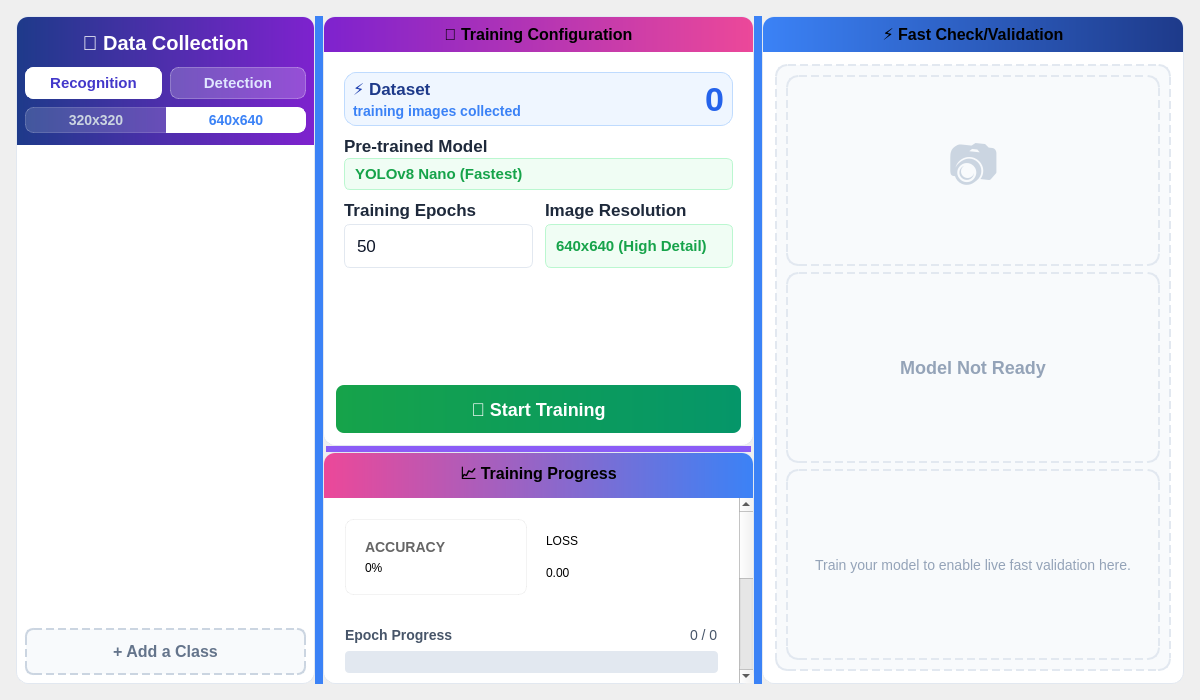
<?xml version="1.0" encoding="UTF-8"?>
<ui version="4.0">
 <class>TrainingMode</class>
 <widget class="QWidget" name="TrainingMode">
  <property name="geometry">
   <rect>
    <x>0</x>
    <y>0</y>
    <width>1200</width>
    <height>700</height>
   </rect>
  </property>
  <property name="styleSheet">
   <string notr="true">
    /* FIX: Removed global white background and made labels transparent */
    QWidget { font-family: 'Segoe UI', Arial, sans-serif; }
    TrainingMode { background-color: #f1f5f9; }
    QLabel { background: transparent; }
    
    #leftPanel, #configPanel, #progressPanel, #rightPanel { background-color: #ffffff; border: 1px solid #e2e8f0; border-radius: 12px; }
    
    /* ================= Vibrant Ombre Headers ================= */
    QFrame#leftHeader, QFrame#configHeader, QFrame#progressHeader, QFrame#rightHeader {
        border-top-left-radius: 11px; border-top-right-radius: 11px;
    }
    
    /* The continuous Navy -&gt; Purple -&gt; Pink -&gt; Blue ombre flow */
    QFrame#leftHeader { background: qlineargradient(x1:0, y1:0, x2:1, y2:0, stop:0 #1e3a8a, stop:1 #7e22ce); }
    QFrame#configHeader { background: qlineargradient(x1:0, y1:0, x2:1, y2:0, stop:0 #7e22ce, stop:1 #ec4899); }
    QFrame#progressHeader { background: qlineargradient(x1:0, y1:0, x2:1, y2:0, stop:0 #ec4899, stop:1 #3b82f6); }
    QFrame#rightHeader { background: qlineargradient(x1:0, y1:0, x2:1, y2:0, stop:0 #3b82f6, stop:1 #1e3a8a); }

    QLabel#panelTitle { 
        font-size: 20px; font-weight: bold; color: white; padding: 6px 16px; 
        background: transparent;
    }
    
    QFrame#leftHeader QLabel#panelTitle { padding-bottom: 4px; }

    /* ================= Buttons ================= */
    QPushButton#btnAddClass { 
        border: 2px dashed #cbd5e1; background: #f8fafc; color: #64748b; 
        border-radius: 8px; padding: 12px; font-weight: bold; margin: 8px; font-size: 16px;
    }
    QPushButton#btnAddClass:hover { background: #f1f5f9; border-color: #3b82f6; color: #3b82f6; }

    QPushButton#btnRecognition, QPushButton#btnDetection { 
        background: rgba(255, 255, 255, 0.2); border: 1px solid rgba(255, 255, 255, 0.3); 
        border-radius: 8px; padding: 6px 16px; font-weight: 800; color: #e0e7ff; font-size: 15px;
    }
    QPushButton#btnRecognition:hover:!checked, QPushButton#btnDetection:hover:!checked { background: rgba(255, 255, 255, 0.3); }
    QPushButton#btnRecognition:checked, QPushButton#btnDetection:checked { background: white; color: #4338ca; border-color: white; }

    /* Compact 'Segmented' Size Buttons */
    QPushButton#btnCapSize320, QPushButton#btnCapSize640 { 
        background: rgba(255, 255, 255, 0.15); border: 1px solid rgba(255, 255, 255, 0.2); 
        padding: 4px 10px; font-weight: bold; font-size: 14px; color: #cbd5e1; 
    }
    QPushButton#btnCapSize320 { border-top-left-radius: 8px; border-bottom-left-radius: 8px; border-right: none; }
    QPushButton#btnCapSize640 { border-top-right-radius: 8px; border-bottom-right-radius: 8px; }

    QPushButton#btnCapSize320:hover:!checked, QPushButton#btnCapSize640:hover:!checked { background: rgba(255, 255, 255, 0.25); }
    QPushButton#btnCapSize320:checked, QPushButton#btnCapSize640:checked { background: white; color: #3b82f6; border-color: white; }

    QPushButton#btnStartTraining { 
        background: qlineargradient(x1:0, y1:0, x2:1, y2:0, stop:0 #16a34a, stop:1 #059669); 
        color: white; border-radius: 8px; font-weight: bold; border: none; 
        min-height: 48px; font-size: 18px; margin: 12px;
    }
    QPushButton#btnStartTraining:hover { background-color: #15803d; }
    QPushButton#btnStartTraining:disabled { background: #94a3b8; }

    /* ================= Forms and Misc ================= */
    QLineEdit, QComboBox, QSpinBox, QDoubleSpinBox { 
        border: 1px solid #e2e8f0; border-radius: 6px; padding: 10px; 
        background-color: #f8fafc; font-size: 17px; color: #0f172a; 
    }
    QLineEdit:focus, QComboBox:focus, QSpinBox:focus, QDoubleSpinBox:focus { border: 1px solid #3b82f6; background-color: white; }
    
    QLabel#lblBackbone, QLabel#lblEpochs, QLabel#lblBatch, QLabel#lblLR, QLabel#lblOpt, QLabel#lblImgSize { font-weight: bold; font-size: 17px; color: #1e293b; background: transparent; }

    QFrame#metricCard { border-radius: 8px; padding: 10px; border: 1px solid rgba(0,0,0,0.05); }
    QLabel#metricTitle { color: rgba(0,0,0,0.6); font-size: 14px; font-weight: bold; background: transparent; }
    QLabel#metricValue { color: #0f172a; font-size: 20px; font-weight: bold; background: transparent; }
    
    QScrollArea { border: none; background: transparent; }
    QScrollArea QWidget { background: transparent; }
    
    QSplitter::handle:horizontal {
        background-color: #3b82f6;
        width: 2px;
    }
    QSplitter::handle:vertical {
        background-color: #8b5cf6;
        height: 2px;
        margin: 0px 3px;
        border-radius: 10px;
    }
   </string>
  </property>
  <layout class="QVBoxLayout" name="mainLayout">
   <property name="spacing"><number>0</number></property>
   <property name="leftMargin"><number>16</number></property>
   <property name="topMargin"><number>16</number></property>
   <property name="rightMargin"><number>16</number></property>
   <property name="bottomMargin"><number>16</number></property>
   
   <item>
    <widget class="QSplitter" name="horizontalSplitter">
     <property name="orientation"><enum>Qt::Horizontal</enum></property>
     <property name="childrenCollapsible"><bool>false</bool></property>
     <property name="handleWidth"><number>2</number></property>

     <widget class="QFrame" name="leftPanel">
      <property name="minimumSize"><size><width>200</width><height>0</height></size></property>
      <property name="maximumSize"><size><width>1200</width><height>16777215</height></size></property>
      <layout class="QVBoxLayout" name="leftLayout">
       <property name="spacing"><number>0</number></property>
       <property name="leftMargin"><number>0</number></property>
       <property name="topMargin"><number>0</number></property>
       <property name="rightMargin"><number>0</number></property>
       <property name="bottomMargin"><number>0</number></property>
       
       <item>
        <widget class="QFrame" name="leftHeader">
         <layout class="QVBoxLayout" name="lhLayout">
          <property name="spacing"><number>8</number></property>
          <property name="leftMargin"><number>8</number></property>
          <property name="topMargin"><number>8</number></property>
          <property name="rightMargin"><number>8</number></property>
          <property name="bottomMargin"><number>12</number></property>
          <item>
           <widget class="QLabel" name="panelTitle">
            <property name="font"><font><pointsize>12</pointsize><bold>true</bold></font></property>
            <property name="text"><string>🧬 Data Collection</string></property>
            <property name="alignment"><set>Qt::AlignCenter</set></property>
           </widget>
          </item>
          <item>
           <layout class="QHBoxLayout" name="tLayout">
            <property name="spacing"><number>8</number></property>
            <item>
             <widget class="QPushButton" name="btnRecognition">
              <property name="text"><string>Recognition</string></property>
              <property name="checkable"><bool>true</bool></property>
              <property name="checked"><bool>true</bool></property>
              <property name="cursor"><cursorShape>PointingHandCursor</cursorShape></property>
             </widget>
            </item>
            <item>
             <widget class="QPushButton" name="btnDetection">
              <property name="text"><string>Detection</string></property>
              <property name="checkable"><bool>true</bool></property>
              <property name="cursor"><cursorShape>PointingHandCursor</cursorShape></property>
             </widget>
            </item>
           </layout>
          </item>
          <item>
           <layout class="QHBoxLayout" name="sizeLayout">
            <property name="spacing"><number>0</number></property>
            <item>
             <widget class="QPushButton" name="btnCapSize320">
              <property name="text"><string>320x320</string></property>
              <property name="checkable"><bool>true</bool></property>
              <property name="cursor"><cursorShape>PointingHandCursor</cursorShape></property>
              <property name="toolTip"><string>Faster training, lower detail</string></property>
             </widget>
            </item>
            <item>
             <widget class="QPushButton" name="btnCapSize640">
              <property name="text"><string>640x640</string></property>
              <property name="checkable"><bool>true</bool></property>
              <property name="checked"><bool>true</bool></property>
              <property name="cursor"><cursorShape>PointingHandCursor</cursorShape></property>
              <property name="toolTip"><string>Higher detail, slower training</string></property>
             </widget>
            </item>
           </layout>
          </item>
         </layout>
        </widget>
       </item>
       
       <item>
        <widget class="QScrollArea" name="classScrollArea">
         <property name="widgetResizable"><bool>true</bool></property>
         <widget class="QWidget" name="classContainer">
          <layout class="QVBoxLayout" name="classListLayout">
           <property name="spacing"><number>12</number></property>
           <property name="leftMargin"><number>12</number></property>
           <property name="topMargin"><number>12</number></property>
           <property name="rightMargin"><number>12</number></property>
           <property name="bottomMargin"><number>12</number></property>
           <item>
            <spacer name="verticalSpacer">
             <property name="orientation"><enum>Qt::Vertical</enum></property>
             <property name="sizeHint" stdset="0"><size><width>20</width><height>40</height></size></property>
            </spacer>
           </item>
          </layout>
         </widget>
        </widget>
       </item>
       
       <item>
        <widget class="QPushButton" name="btnAddClass">
         <property name="text"><string>+ Add a Class</string></property>
         <property name="cursor"><cursorShape>PointingHandCursor</cursorShape></property>
        </widget>
       </item>
      </layout>
     </widget>

     <widget class="QSplitter" name="midSplitter">
      <property name="orientation"><enum>Qt::Vertical</enum></property>
      <property name="childrenCollapsible"><bool>false</bool></property>
      <property name="handleWidth"><number>6</number></property>

      <widget class="QFrame" name="configPanel">
       <property name="sizePolicy"><sizepolicy hsizetype="Preferred" vsizetype="Expanding"><horstretch>0</horstretch><verstretch>2</verstretch></sizepolicy></property>
       <layout class="QVBoxLayout" name="midLayout">
        <property name="spacing"><number>0</number></property>
        <property name="leftMargin"><number>0</number></property>
        <property name="topMargin"><number>0</number></property>
        <property name="rightMargin"><number>0</number></property>
        <property name="bottomMargin"><number>0</number></property>
        
        <item>
         <widget class="QFrame" name="configHeader">
          <layout class="QVBoxLayout">
           <property name="spacing"><number>0</number></property>
           <property name="leftMargin"><number>8</number></property>
           <property name="topMargin"><number>8</number></property>
           <property name="rightMargin"><number>8</number></property>
           <property name="bottomMargin"><number>8</number></property>
           <item>
            <widget class="QLabel" name="panelTitle">
             <property name="font"><font><pointsize>12</pointsize><bold>true</bold></font></property>
             <property name="text"><string>🧠 Training Configuration</string></property>
             <property name="alignment"><set>Qt::AlignCenter</set></property>
            </widget>
           </item>
          </layout>
         </widget>
        </item>
        
        <item>
         <widget class="QScrollArea" name="configScroll">
          <property name="widgetResizable"><bool>true</bool></property>
          <widget class="QWidget" name="configContent">
           <layout class="QVBoxLayout" name="configVLayout">
            <property name="spacing"><number>10</number></property>
            <property name="leftMargin"><number>20</number></property>
            <property name="topMargin"><number>20</number></property>
            <property name="rightMargin"><number>20</number></property>
            
            <item>
             <widget class="QFrame" name="datasetCard">
              <property name="styleSheet"><string notr="true">QFrame#datasetCard { background: #eff6ff; border: 1px solid #bfdbfe; border-radius: 12px; }</string></property>
              <layout class="QHBoxLayout" name="dsLayout">
               <property name="spacing"><number>4</number></property>
               <property name="leftMargin"><number>8</number></property>
               <property name="topMargin"><number>6</number></property>
               <property name="rightMargin"><number>8</number></property>
               <property name="bottomMargin"><number>6</number></property>
               <item>
                <layout class="QVBoxLayout" name="dsTextLayout">
                 <item>
                  <layout class="QHBoxLayout" name="dsHeader">
                   <item><widget class="QLabel" name="dsIcon"><property name="text"><string>⚡</string></property><property name="font"><font><pointsize>12</pointsize><bold>true</bold></font></property><property name="styleSheet"><string notr="true">color: #1e40af;</string></property></widget></item>
                   <item><widget class="QLabel" name="dsTitle"><property name="text"><string>Dataset</string></property><property name="styleSheet"><string notr="true">font-weight: bold; color: #1e3a8a; font-size: 17px;</string></property></widget></item>
                   <item>
                    <spacer name="dsSpacerTitle">
                     <property name="orientation"><enum>Qt::Horizontal</enum></property>
                     <property name="sizeHint" stdset="0"><size><width>10</width><height>20</height></size></property>
                    </spacer>
                   </item>
                  </layout>
                 </item>
                 <item><widget class="QLabel" name="lblDsHint"><property name="text"><string>training images collected</string></property><property name="styleSheet"><string notr="true">color: #3b82f6; font-size: 14px; font-weight: 600;</string></property></widget></item>
                </layout>
               </item>
               <item>
                <spacer name="dsSpacerMain">
                 <property name="orientation"><enum>Qt::Horizontal</enum></property>
                 <property name="sizeHint" stdset="0"><size><width>20</width><height>20</height></size></property>
                </spacer>
               </item>
               <item><widget class="QLabel" name="lblImageCountLarge"><property name="text"><string>0</string></property><property name="styleSheet"><string notr="true">font-size: 34px; font-weight: bold; color: #2563eb;</string></property><property name="alignment"><set>Qt::AlignRight|Qt::AlignVCenter</set></property></widget></item>
              </layout>
             </widget>
            </item>
            
            <item>
             <layout class="QVBoxLayout" name="formModel">
              <property name="spacing"><number>2</number></property>
              <item><widget class="QLabel" name="lblBackbone"><property name="text"><string>Pre-trained Model</string></property></widget></item>
              <item>
               <!-- Changed from QComboBox to QLabel to statically show YOLOv8n -->
               <widget class="QLabel" name="lblStaticBackbone">
                <property name="styleSheet"><string notr="true">QLabel { font-weight: bold; color: #16a34a; background-color: #f0fdf4; border: 1px solid #bbf7d0; border-radius: 6px; padding: 6px; font-size: 15px;}</string></property>
                <property name="text"><string>YOLOv8 Nano (Fastest)</string></property>
               </widget>
              </item>
             </layout>
            </item>
            
            <item>
             <layout class="QGridLayout" name="paramsGrid">
              <property name="horizontalSpacing"><number>12</number></property>
              <property name="verticalSpacing"><number>4</number></property>
              
              <item row="0" column="0"><widget class="QLabel" name="lblEpochs"><property name="text"><string>Training Epochs</string></property></widget></item>
              <item row="0" column="1"><widget class="QLabel" name="lblImgSize"><property name="text"><string>Image Resolution</string></property></widget></item>
              
              <item row="1" column="0">
               <widget class="QSpinBox" name="spinEpochs">
                <property name="minimum"><number>1</number></property>
                <property name="maximum"><number>1000</number></property>
                <property name="value"><number>50</number></property>
                <property name="toolTip"><string>Number of times the model scans the full dataset</string></property>
               </widget>
              </item>
              
              <item row="1" column="1">
               <widget class="QLabel" name="lblStaticImgSize">
                <property name="text"><string>640x640 (High Detail)</string></property>
                <property name="styleSheet"><string notr="true">QLabel { font-weight: bold; color: #16a34a; background-color: #f0fdf4; border: 1px solid #bbf7d0; border-radius: 6px; padding: 6px; font-size: 15px;}</string></property>
               </widget>
              </item>

              <!-- Advanced Configuration (Hidden for Student Simplicity)
              <item row="2" column="0" colspan="2"><widget class="QLabel" name="lblLR"><property name="text"><string>Learning Rate</string></property></widget></item>
              <item row="3" column="0" colspan="2"><widget class="QDoubleSpinBox" name="spinLR"><property name="decimals"><number>4</number></property><property name="singleStep"><double>0.001</double></property><property name="value"><double>0.001</double></property></widget></item>
              <item row="4" column="0"><widget class="QLabel" name="lblOpt"><property name="text"><string>Optimizer</string></property></widget></item>
              <item row="5" column="0">
               <widget class="QComboBox" name="comboOpt">
                <item><property name="text"><string>Adam</string></property></item>
                <item><property name="text"><string>SGD</string></property></item>
                <item><property name="text"><string>RMSprop</string></property></item>
                <item><property name="text"><string>AdamW</string></property></item>
               </widget>
              </item>
              -->
             </layout>
            </item>
            
            <item>
             <spacer name="vSpacerMid">
              <property name="orientation"><enum>Qt::Vertical</enum></property>
              <property name="sizeHint" stdset="0"><size><width>20</width><height>20</height></size></property>
             </spacer>
            </item>
           </layout>
          </widget>
         </widget>
        </item>
        
        <item><widget class="QPushButton" name="btnStartTraining"><property name="text"><string>🚀 Start Training</string></property><property name="cursor"><cursorShape>PointingHandCursor</cursorShape></property></widget></item>
       </layout>
      </widget>
 
      <widget class="QFrame" name="progressPanel">
       <property name="sizePolicy"><sizepolicy hsizetype="Preferred" vsizetype="Expanding"><horstretch>0</horstretch><verstretch>1</verstretch></sizepolicy></property>
       <layout class="QVBoxLayout" name="progressLayout">
        <property name="spacing"><number>0</number></property>
        <property name="leftMargin"><number>0</number></property>
        <property name="topMargin"><number>0</number></property>
        <property name="rightMargin"><number>0</number></property>
        <property name="bottomMargin"><number>0</number></property>
        
        <item>
         <widget class="QFrame" name="progressHeader">
          <layout class="QVBoxLayout">
           <property name="spacing"><number>0</number></property>
           <property name="leftMargin"><number>8</number></property>
           <property name="topMargin"><number>8</number></property>
           <property name="rightMargin"><number>8</number></property>
           <property name="bottomMargin"><number>8</number></property>
           <item>
            <widget class="QLabel" name="panelTitle">
             <property name="font"><font><pointsize>12</pointsize><bold>true</bold></font></property>
             <property name="text"><string>📈 Training Progress</string></property>
             <property name="alignment"><set>Qt::AlignCenter</set></property>
            </widget>
           </item>
          </layout>
         </widget>
        </item>
        
        <item>
         <widget class="QScrollArea" name="progressScroll">
          <property name="widgetResizable"><bool>true</bool></property>
          <widget class="QWidget" name="progressContent">
           <layout class="QVBoxLayout" name="pcLayout">
            <property name="spacing"><number>12</number></property>
            <property name="leftMargin"><number>12</number></property>
            <property name="topMargin"><number>12</number></property>
            <property name="rightMargin"><number>12</number></property>
            <property name="bottomMargin"><number>12</number></property>
            
            <item>
             <widget class="QFrame" name="metricsPanel">
              <property name="visible"><bool>false</bool></property>
              <layout class="QGridLayout" name="metricsGrid">
               <property name="horizontalSpacing"><number>10</number></property>
               <property name="verticalSpacing"><number>10</number></property>
               <item row="0" column="0"><widget class="QFrame" name="metricCard"><layout class="QVBoxLayout"><item><widget class="QLabel" name="metricTitle"><property name="text"><string>ACCURACY</string></property></widget></item><item><widget class="QLabel" name="lblValueAccuracy"><property name="text"><string>0%</string></property><property name="objectName"><string>metricValue</string></property></widget></item></layout></widget></item>
               <item row="0" column="1"><widget class="QFrame" name="metricCard"><layout class="QVBoxLayout"><item><widget class="QLabel" name="metricTitle"><property name="text"><string>LOSS</string></property></widget></item><item><widget class="QLabel" name="lblValueLoss"><property name="text"><string>0.00</string></property><property name="objectName"><string>metricValue</string></property></widget></item></layout></widget></item>
              </layout>
             </widget>
            </item>
            
            <item>
             <widget class="QFrame" name="epochBarFrame">
              <property name="visible"><bool>false</bool></property>
              <layout class="QVBoxLayout" name="ebfLayout">
               <item>
                <layout class="QHBoxLayout" name="ebHeader">
                 <item><widget class="QLabel" name="lblEpochProgTitle"><property name="text"><string>Epoch Progress</string></property><property name="styleSheet"><string notr="true">font-weight: 600; color: #475569; font-size: 14px;</string></property></widget></item>
                 <item>
                  <spacer name="ebSpacer">
                   <property name="orientation"><enum>Qt::Horizontal</enum></property>
                   <property name="sizeHint" stdset="0"><size><width>40</width><height>20</height></size></property>
                  </spacer>
                 </item>
                 <item><widget class="QLabel" name="lblEpochCounter"><property name="text"><string>0 / 0</string></property><property name="styleSheet"><string notr="true">font-family: 'Consolas'; color: #475569; font-size: 14px;</string></property></widget></item>
                </layout>
               </item>
               <item>
                <widget class="QProgressBar" name="progEpoch">
                 <property name="value"><number>0</number></property>
                 <property name="textVisible"><bool>false</bool></property>
                 <property name="minimumHeight"><number>8</number></property>
                 <property name="styleSheet"><string notr="true">QProgressBar { background: #e2e8f0; border: none; border-radius: 4px; } QProgressBar::chunk { background: qlineargradient(x1:0, y1:0, x2:1, y2:0, stop:0 #10b981, stop:1 #4ade80); border-radius: 4px; }</string></property>
                </widget>
               </item>
              </layout>
             </widget>
            </item>
            
            <item><widget class="QFrame" name="chartLoss"><property name="minimumSize"><size><width>0</width><height>140</height></size></property><property name="styleSheet"><string notr="true">background: #f8fafc; border: 1px solid #e2e8f0; border-radius: 8px;</string></property></widget></item>
            
            <item><widget class="QPlainTextEdit" name="txtTrainLog"><property name="readOnly"><bool>true</bool></property><property name="styleSheet"><string notr="true">background: #f8fafc; color: #475569; border: 1px solid #e2e8f0; font-family: 'Consolas'; font-size: 10px; padding: 5px;</string></property></widget></item>
            
           </layout>
          </widget>
         </widget>
        </item>
       </layout>
      </widget>
     </widget>

     <widget class="QFrame" name="rightPanel">
      <property name="minimumSize"><size><width>200</width><height>0</height></size></property>
      <property name="maximumSize"><size><width>1200</width><height>16777215</height></size></property>
      <layout class="QVBoxLayout" name="rightLayout">
       <property name="spacing"><number>0</number></property>
       <property name="leftMargin"><number>0</number></property>
       <property name="topMargin"><number>0</number></property>
       <property name="rightMargin"><number>0</number></property>
       <property name="bottomMargin"><number>0</number></property>
       
       <item>
        <widget class="QFrame" name="rightHeader">
         <layout class="QVBoxLayout">
          <property name="spacing"><number>0</number></property>
          <property name="leftMargin"><number>8</number></property>
          <property name="topMargin"><number>8</number></property>
          <property name="rightMargin"><number>8</number></property>
          <property name="bottomMargin"><number>8</number></property>
          <item>
           <widget class="QLabel" name="panelTitle">
            <property name="font"><font><pointsize>12</pointsize><bold>true</bold></font></property>
            <property name="text"><string>⚡ Fast Check/Validation</string></property>
            <property name="alignment"><set>Qt::AlignCenter</set></property>
           </widget>
          </item>
         </layout>
        </widget>
       </item>
       
       <item>
        <layout class="QVBoxLayout" name="fvContentLayout">
         <property name="spacing"><number>12</number></property>
         <property name="leftMargin"><number>12</number></property>
         <property name="topMargin"><number>12</number></property>
         <property name="rightMargin"><number>12</number></property>
         <property name="bottomMargin"><number>12</number></property>
         
         <item>
          <widget class="QFrame" name="statusPlaceholder">
           <property name="sizePolicy"><sizepolicy hsizetype="Preferred" vsizetype="Expanding"><horstretch>0</horstretch><verstretch>0</verstretch></sizepolicy></property>
           <property name="minimumSize"><size><width>0</width><height>240</height></size></property>
           <property name="styleSheet"><string notr="true">background: #f8fafc; border: 2px dashed #e2e8f0; border-radius: 12px;</string></property>
           <layout class="QVBoxLayout" name="spLayout">
            <item>
             <widget class="QLabel" name="statusIcon"><property name="text"><string>📷</string></property><property name="alignment"><set>Qt::AlignCenter</set></property><property name="styleSheet"><string notr="true">font-size: 50px; color: #cbd5e1;</string></property></widget>
            </item>
            <item>
             <widget class="QLabel" name="statusMsg"><property name="text"><string>Model Not Ready</string></property><property name="alignment"><set>Qt::AlignCenter</set></property><property name="styleSheet"><string notr="true">font-weight: bold; font-size: 18px; color: #94a3b8;</string></property></widget>
            </item>
            <item>
             <widget class="QLabel" name="statusHint"><property name="text"><string>Train your model to enable live fast validation here.</string></property><property name="wordWrap"><bool>true</bool></property><property name="alignment"><set>Qt::AlignCenter</set></property><property name="styleSheet"><string notr="true">color: #94a3b8; font-size: 14px; padding: 0 10px;</string></property></widget>
            </item>
           </layout>
          </widget>
         </item>
        </layout>
       </item>
      </layout>
     </widget>
    </widget>
   </item>
  </layout>
 </widget>
 <resources/>
 <connections/>
</ui>
